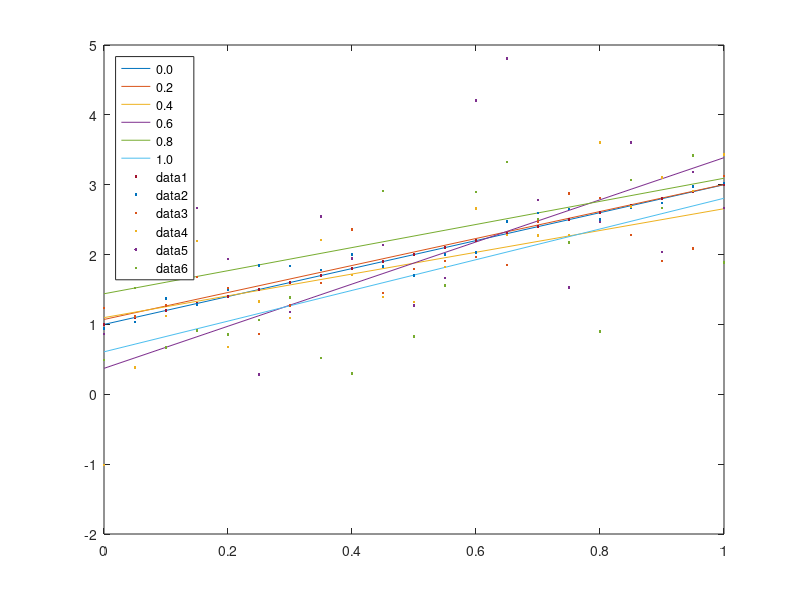

Write MATLAB code to recreate this figure.
clear 
close all

% Generate the initial straight line data
x=(0:0.05:1)';
y=(1+2*x);

i=1;
for stdnoise=0:0.2:1
    % Generate N(0,1) random errors and add to the data with
    % a suitably scaled standard deviation
    noise=randn(size(y));
    ynoisy(:,i)=y+stdnoise*noise;

    % Fit a straight line through the noisy data using Polyfit
    p(:,i)=polyfit(x,ynoisy(:,i),1);
    z(:,i)=p(1,i)*x+p(2,i);
    i=i+1;
end

plot(x,z);
legend('0.0','0.2','0.4','0.6','0.8','1.0','Location','NorthWest');
hold on
plot(x,ynoisy,'.');
